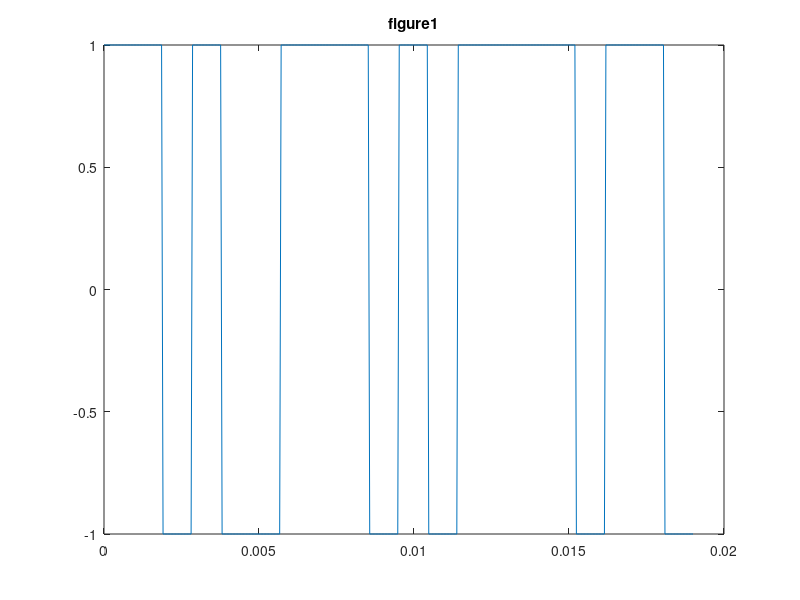
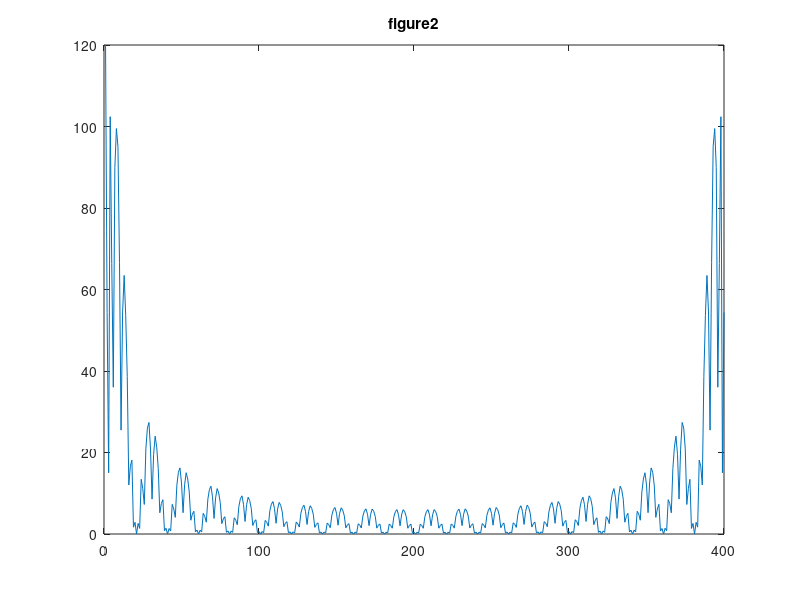
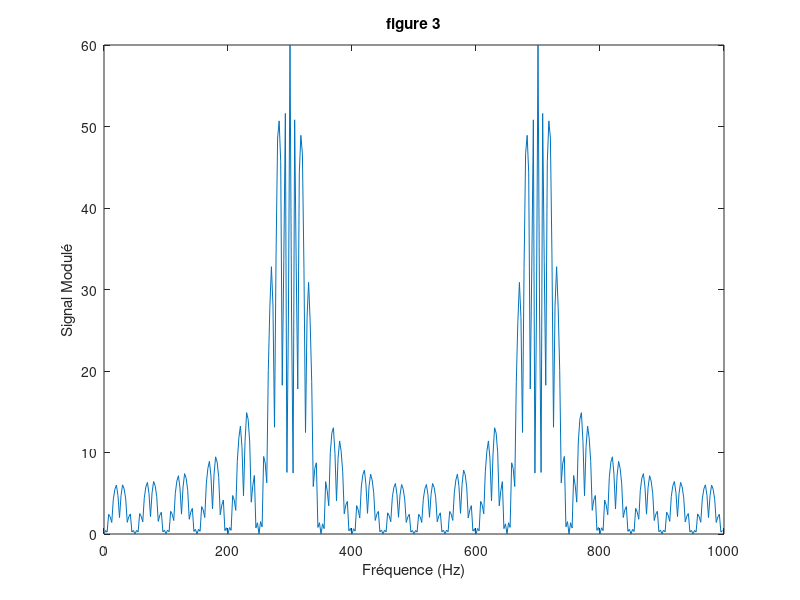
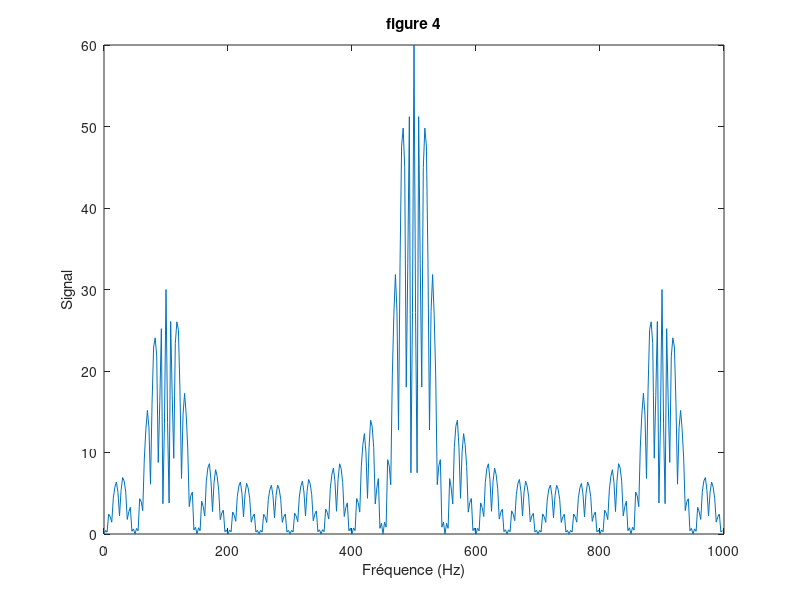

MATLAB code for these plots, in order:

close all;
%%Implantation du modulateur
%question1

f0 = 200;
Fe = 1000;
Te = 1/Fe;
Nb = 20;
Ns = 20;
Ts = Ns*Te;
N=Ns*Nb;
Ord1 = 21;
Ord2 = 61;
bits=randi([0,1],1,Nb);
m=kron(2*bits-1,ones(1,Ns));
t=linspace(0,(Ns-1)*Te,size(m,2));
figure;plot(t,m);
title('figure1');
M = fft(m);
figure;plot(abs(M));
title('figure2');

%Générationd'un cosinus numérique

x = cos(2*pi*f0*[0:Te:(N-1)*Te]);
y = m.*x;
Y = fftshift(fft(y));
figure();
plot([0 : 1/(N*Te) : (1/Te) - (1/Te)/N] , abs(Y)); %Tracé
title("figure 3");
xlabel("Fréquence (Hz)");
ylabel("Signal Modulé");

%Implantation du retour à basse fréquence

t = y.*x; %Multiplication par le cosinus
T=fftshift(fft(t));
figure();
plot([0:Fe/N:Fe-Fe/N],abs(T));
title("figure 4");
xlabel("Fréquence (Hz)");
ylabel("Signal");

%Calcule et tracé d'un morceau de la réponse impulsionnelle

r = 2*f0*sinc(2*[-N*Te:Te:N*Te]*pi*(2*f0));
figure();
plot([-N*Te:Te:N*Te],r);
title("figure 5");
xlabel("Temps (s)");
ylabel("Morceau de la réponse impulsionnelle idéale");

%La TF de la réponse impulsionnelle

R = fftshift(fft(r));
figure();m
plot(linspace(0,Fe,length(R)),abs(R));
title("Figure 6");
xlabel("Fréquence (Hz)");
ylabel("TF de la réponse impulsionnelle idéale");

%Comparaison des réponses impulsionnelles 

r1 = 2*f0*sinc(2*[-Ord1*Te:Te:Ord1*Te]*pi*(2*f0));
R1 = fftshift(fft(r1));

r2 = 2*f0*sinc(2*[-Ord2*Te:Te:Ord2*Te]*pi*(2*f0));
R2 = fftshift(fft(r2));

figure();
plot([-Ord1*Te:Te:Ord1*Te],r1)
hold on;
plot([-Ord2*Te:Te:Ord2*Te],r2);
title("Figure 7");
xlabel("Temps (s)");
ylabel("Morceau de la réponse impulsionnelle idéale");
legend("Ordre = 21 " , "Ordre = 61");

figure();
plot(linspace(0,Fe,length(R1)) , abs(R1)); hold on;
plot(linspace(0,Fe,length(R2)) , abs(R2));
title("figure 8");
xlabel("Fréquence (Hz)");
ylabel("TF de la réponse impulsionnelle idéale");
legend("Ordre = 21" , "Ordre = 61");

%Comparaison des réponses impulsionnelles pour deux fenêtres de troncatures
%différentes

r1 = 2*f0*sinc(2*[-Ord1*Te:Te:Ord1*Te]*pi*(2*f0));

wr = rectwin(length(r1));
wb = blackman(length(r1));

r1_2 = r1.*wr.';
R1_0 = fftshift(fft(r1_2));

r2_1 = r1.*wb.';
R2_1=fftshift(fft(r2_1));

figure();
plot([-Ord1*Te:Te:Ord1*Te],r1_2); hold on;
plot([-Ord1*Te:Te:Ord1*Te],r2_1);
title("Figure 9");
xlabel("Temps (s)");
ylabel(" Morceau de la réponse impulsionnelle idéale");
legend("Fenêtre rectangulaire" , "Fenêtre de Blackman");

figure();
plot(linspace(0,Fe,length(R1_0)) , abs(R1_0)); hold on;
plot(linspace(0,Fe,length(R2_1)) , abs(R2_1));
title("Figure 10");
xlabel("Fréquences (Hz)");
ylabel("TF de la réponse impulsionnelle idéale");
legend("Fenêtre rectangulaire" , "Fenêtre de Blackman");

%Vérification du filtrepour l'ordre 2 et pour la troncateur Blackman

r2_2 = 2*f0*sinc(2*[-Ord2*Te:Te:Ord2*Te]*pi*(2*f0));
wb2 = blackman(length(r2_2));
r2_2_1 = r2_2.*wb2.';
R2_2 = fftshift(fft(r2_2_1));

Tn = (1/max(abs(T)))*abs(T);
figure();
plot([0:Fe/N:Fe-Fe/N],Tn); hold on;
plot(linspace(0,Fe,length(R2_2)) , abs(R2_2));

title("Figure 11");
xlabel("Fréquences (Hz)");
ylabel("La transofrmée de Fourier");
legend(" module de TF en sortie ", "Réponse du filtre");

%Réalisation du filtrage

p = conv(t,r2_2_1,'same');

figure();
plot(linspace(0,Nb*Ts,length(m)),m); hold on;
plot(linspace(0,Nb*Ts,length(p)),p);
ylim([-2,2]);
title("Figure 12");
xlabel("Temps (s) ");
ylabel("Message et signal filtré");
legend("Message " , "Signal en sortie du filtre");
